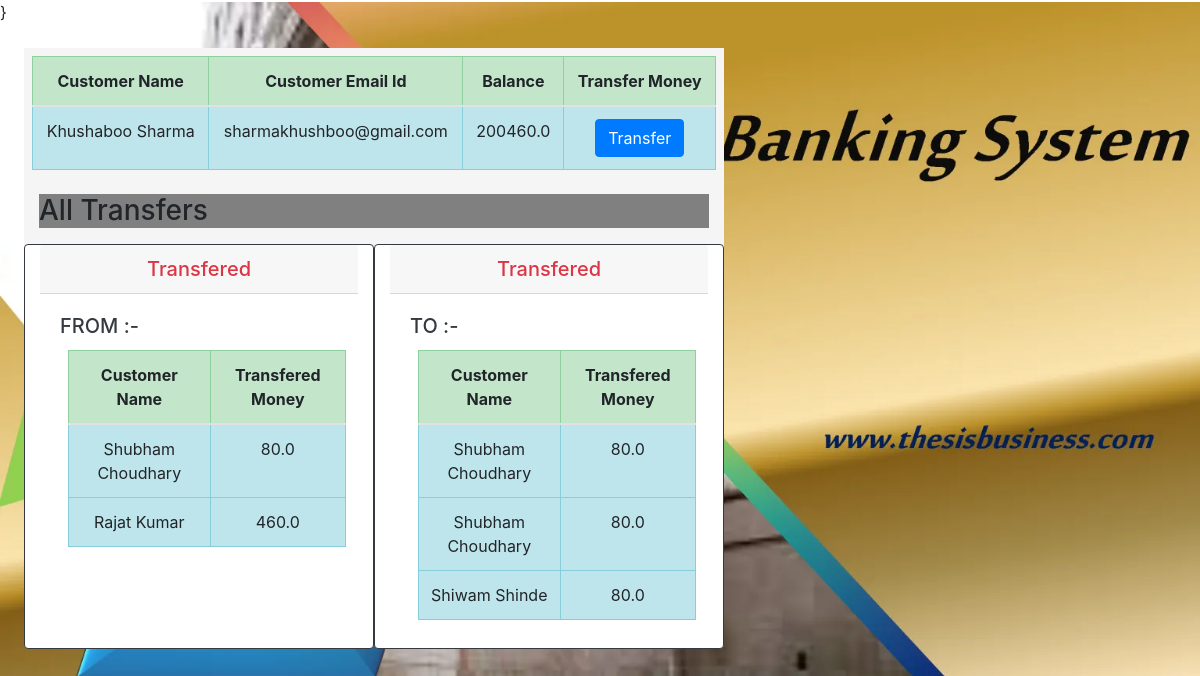
The page /customer/2 on the database its author committed.
### bankingSystem/models.py (models this page shows, shortened)
class Customer(models.Model):
    name = models.CharField(max_length= 50)
    email = models.EmailField(max_length=150)
    current_balance = models.FloatField()

class Transfer(models.Model):
    from_customer = models.CharField(max_length= 50)
    to_customer   = models.CharField(max_length = 50)
    balance_transferred = models.FloatField()

### bankingSystem/views.py (the view)
# urls.py: path('customer/<int:id>', views.customer),
def customer(request, id):
    customer = Customer.objects.filter(id = id)
    transfer_to = Transfer.objects.filter(from_customer=customer[0].name)
    transfer_from = Transfer.objects.filter(to_customer =customer[0].name)
    return render(request, 'customer.htm', {'customer':customer, 'transfer_from': transfer_from, 'transfer_to': transfer_to})

### template/customer.htm (shortened to what this page needs)
{%extends 'home.htm'%}
{% block body %}
<div class="container mx-4 my-4" id="contain" >
  <div class="row" id="row1">
  <table class="table table-bordered border-dark mx-2 my-2">
    <thead>
      <tr class="table-success text-center">
        <th scope="col">Customer Name</th>
       <th scope="col">Customer Email Id</th>
        <th scope="col">Balance</th>
        <th scope="col">Transfer Money</th>
      </tr>
    </thead>
    <tbody>
        {% for custom in customer %}
      <tr class= "table-info text-center">
        <td>{{custom.name}}</td>
    <td>{{custom.email}}</td>
        <td>{{custom.current_balance}}</td>
        <td><a href="/{{custom.id}}/all_customers"><button  class="btn btn-primary ">Transfer </button></a>
      </tr>
      {% endfor %}
    </tbody>
  </table>
  </div>
  <div id ="all_tansfer" class="my-3"><h3 > All Transfers </h3></div>
   <div class="row" id="row2">
        <div  class="card col-lg-6 border-dark">
          <h5 class="card-header text-center text-danger">Transfered  </h5>
          <div class="card-body">
            <h5 class="card-title text-dark">FROM  :-</h5>
            <table class="table table-bordered border-dark mx-2 my-2">
              <thead>
                <tr class="table-success text-center">
                  <th scope="col">Customer Name</th>
                  <th scope="col">Transfered Money</th>
                </tr>
              </thead>
              <tbody>
                {% for from_cus in transfer_from %}
                <tr class= "table-info text-center">
                  <td>{{from_cus.from_customer}}</td>
                  <td>{{from_cus.balance_transferred}}</td>
                  </tr>
                {% endfor %}
              </tbody>
            </table>
          </div>
        </div>
        <div  class="card col-lg-6 border-dark ">
          <h5 class="card-header text-center text-danger">Transfered  </h5>
          <div class="card-body">
            <h5 class="card-title text-dark">TO :- </h5>
            <table class="table table-bordered border-dark mx-2 my-2">
              <thead>
                <tr class="table-success text-center">
                  <th scope="col">Customer Name</th>
                  <th scope="col">Transfered Money</th>
                </tr>
              </thead>
              <tbody>
                {% for to_cus in transfer_to %}
                <tr class= "table-info text-center">
                  <td>{{to_cus.to_customer}}</td>
                  <td>{{to_cus.balance_transferred}}</td>
                  </tr>
                {% endfor %}
              </tbody>
            </table>
          </div>
        </div>
      </div>
  </div>
{% endblock %}

### template/customer.htm (style rules this page uses)
#contain { background-color: whitesmoke; height: 550px; width: 700px; }
#all_tansfer { background-color: gray; }

### rows shown on the page
Customer: name "Khushaboo Sharma", email "sharmakhushboo@gmail.com", current_balance "200460.0"
Transfer: from_customer "Shubham Choudhary", balance_transferred "80.0"
Transfer: from_customer "Rajat Kumar", balance_transferred "460.0"
Transfer: to_customer "Shubham Choudhary", balance_transferred "80.0"
Transfer: to_customer "Shubham Choudhary", balance_transferred "80.0"
Transfer: to_customer "Shiwam Shinde", balance_transferred "80.0"
